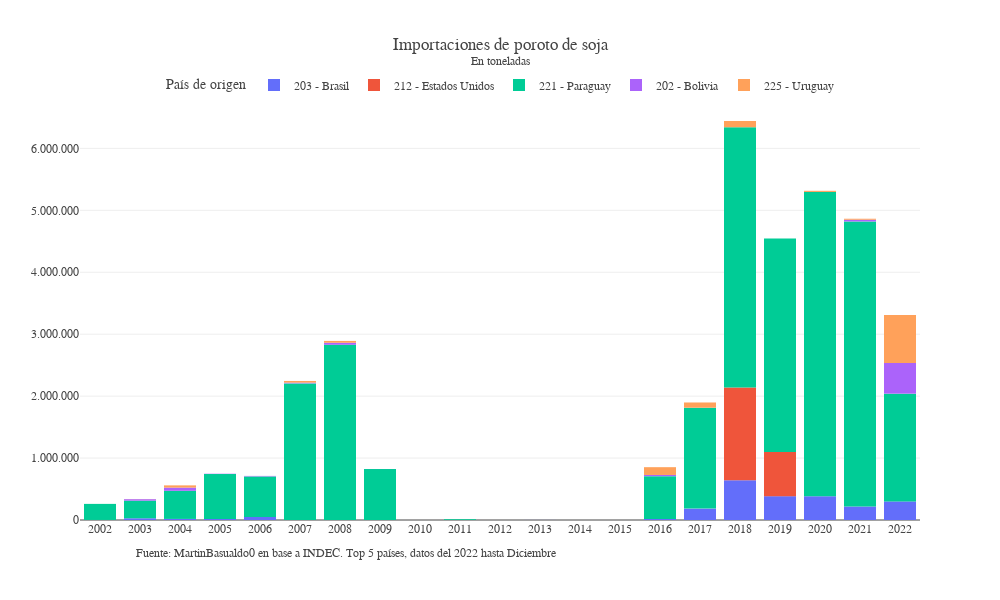

The cell this chart's notebook holds for it:
### Code cell
dic_meses={
    'Enero':1,
    'Febrero':2,
    'Marzo':3,
    'Abril':4,
    'Mayo':5,
    'Junio':6,
    'Julio':7,
    'Agosto':8,
    'Septiembre':9,
    'Octubre':10,
    'Noviembre':11,
    'Diciembre':12
}
dic_meses={v:k for k,v in dic_meses.items()}

def soja_plot(df=soja_desagregado, variable = "cif"):
    if variable == "cif":
        variable = "CIF(dol)"
        titulo = "millones de USD"
    elif variable == "pnet":
        variable = "pnet(kg)"
        titulo = "toneladas"
        
    año_final=df.año.iloc[-1]
    mes_final=df.mes.iloc[-1]
    try:
        top_5=(df.groupby('porg',as_index=False).sum()
        .sort_values('CIF(dol)',ascending=False)).porg[:5].to_list()
    except: 
        df.rename({"pporg":"porg"},axis=1,inplace=True)
        top_5=(df.groupby('porg',as_index=False).sum()
        .sort_values('CIF(dol)',ascending=False)).porg[:5].to_list()

    df=df[df.porg.isin(top_5)].reset_index(drop=True)
    df=df.groupby(['año','porg'],as_index=False).sum()
    df.rename({'porg':'País de origen'},axis=1,inplace=True)
    df["CIF(dol)"] = df["CIF(dol)"]/1000000
    df["pnet(kg)"] = df["pnet(kg)"]/1000
             
    ncm_cif=px.bar(df, x=df['año'].astype(str),y=df[variable],
    color="País de origen", title=f"Importaciones de poroto de soja<br><sup>En {titulo}</sup>")

    # ncm_cif.update_xaxes(showgrid=True, title_text="Mes", title_standoff=7)
    ncm_cif.update_yaxes(tickformat=',', title_text = "")
    ncm_cif.update_xaxes(title_text="")
    ncm_cif.update_layout(uniformtext_minsize=10, uniformtext_mode='hide')

    ncm_cif.update_layout(barmode='relative',separators=",.", font_family="Georgia", 
                                            #  margin ={'t': 0},
    height=600, width=1000, 
    xaxis = dict(tickmode = "linear"),
    template = 'none',
    # title_text=f"CIF importado de :<br>\"Poroto de soja\"<br><sup>En millones de dólares</sup>",
    legend = dict(yanchor="top",y=1.07, xanchor="left", x=0.1, orientation="h"))
    note = f'Fuente: MartinBasualdo0 en base a INDEC. Top 5 países, datos del {año_final} hasta {dic_meses[mes_final]}'
    ncm_cif.add_annotation(showarrow=False, text=note,font=dict(size=12), xref='paper', x=0.57, yref='paper', y=-0.1,
                                     xanchor='right', yanchor='auto', xshift=0, yshift=0,)
    return ncm_cif
soja_plot(variable="pnet")

# soja_desagregado

### Figure 1 — Plotly figure (JSON) as saved in the notebook; plotly's stock layout.template omitted (floating-point values rounded to 4 significant figures)
{"data": [{"alignmentgroup": "True", "hovertemplate": "País de origen=203 - Brasil<br>x=%{x}<br>pnet(kg)=%{y}<extra></extra>", "legendgroup": "203 - Brasil", "marker": {"color": "#636efa", "pattern": {"shape": ""}}, "name": "203 - Brasil", "offsetgroup": "203 - Brasil", "orientation": "v", "showlegend": true, "textposition": "auto", "type": "bar", "x": ["2002", "2003", "2004", "2005", "2006", "2007", "2008", "2009", "2013", "2014", "2016", "2017", "2018", "2019", "2020", "2021", "2022"], "xaxis": "x", "y": [712.2, 28100.0, 17430.0, 16930.0, 50100.0, 0.039, 14.08, 14.52, 818, 188, 17650.0, 183800.0, 643500.0, 384500.0, 383600.0, 218100.0, 299800.0], "yaxis": "y"}, {"alignmentgroup": "True", "hovertemplate": "País de origen=212 - Estados Unidos<br>x=%{x}<br>pnet(kg)=%{y}<extra></extra>", "legendgroup": "212 - Estados Unidos", "marker": {"color": "#EF553B", "pattern": {"shape": ""}}, "name": "212 - Estados Unidos", "offsetgroup": "212 - Estados Unidos", "orientation": "v", "showlegend": true, "textposition": "auto", "type": "bar", "x": ["2002", "2005", "2006", "2007", "2008", "2009", "2012", "2013", "2015", "2018", "2019"], "xaxis": "x", "y": [50.02, 0.0155, 0.0002, 0.03781, 5.577, 6e-05, 0.098, 0.001, 0.00453, 1495000.0, 712500.0], "yaxis": "y"}, {"alignmentgroup": "True", "hovertemplate": "País de origen=221 - Paraguay<br>x=%{x}<br>pnet(kg)=%{y}<extra></extra>", "legendgroup": "221 - Paraguay", "marker": {"color": "#00cc96", "pattern": {"shape": ""}}, "name": "221 - Paraguay", "offsetgroup": "221 - Paraguay", "orientation": "v", "showlegend": true, "textposition": "auto", "type": "bar", "x": ["2002", "2003", "2004", "2005", "2006", "2007", "2008", "2009", "2010", "2011", "2016", "2017", "2018", "2019", "2020", "2021", "2022"], "xaxis": "x", "y": [259400.0, 284500.0, 453700.0, 725100.0, 653900.0, 2206000.0, 2829000.0, 822400.0, 20, 12540.0, 689600.0, 1629000.0, 4203000.0, 3449000.0, 4913000.0, 4602000.0, 1740000.0], "yaxis": "y"}, {"alignmentgroup": "True", "hovertemplate": "País de origen=202 - Bolivia<br>x=%{x}<br>pnet(kg)=%{y}<extra></extra>", "legendgroup": "202 - Bolivia", "marker": {"color": "#ab63fa", "pattern": {"shape": ""}}, "name": "202 - Bolivia", "offsetgroup": "202 - Bolivia", "orientation": "v", "showlegend": true, "textposition": "auto", "type": "bar", "x": ["2003", "2004", "2005", "2006", "2007", "2008", "2009", "2016", "2021", "2022"], "xaxis": "x", "y": [23340.0, 51940.0, 5014.0, 7908.0, 12170.0, 33030.0, 876.1, 19860.0, 28070.0, 495100.0], "yaxis": "y"}, {"alignmentgroup": "True", "hovertemplate": "País de origen=225 - Uruguay<br>x=%{x}<br>pnet(kg)=%{y}<extra></extra>", "legendgroup": "225 - Uruguay", "marker": {"color": "#FFA15A", "pattern": {"shape": ""}}, "name": "225 - Uruguay", "offsetgroup": "225 - Uruguay", "orientation": "v", "showlegend": true, "textposition": "auto", "type": "bar", "x": ["2003", "2004", "2007", "2008", "2016", "2017", "2018", "2020", "2021", "2022"], "xaxis": "x", "y": [1501.0, 35990.0, 27000.0, 29590.0, 125600.0, 84100.0, 100700.0, 18260.0, 16050.0, 774800.0], "yaxis": "y"}], "layout": {"annotations": [{"font": {"size": 12}, "showarrow": false, "text": "Fuente: MartinBasualdo0 en base a INDEC. Top 5 países, datos del 2022 hasta Diciembre", "x": 0.57, "xanchor": "right", "xref": "paper", "xshift": 0, "y": -0.1, "yanchor": "auto", "yref": "paper", "yshift": 0}], "barmode": "relative", "font": {"family": "Georgia"}, "height": 600, "legend": {"orientation": "h", "title": {"text": "País de origen"}, "tracegroupgap": 0, "x": 0.1, "xanchor": "left", "y": 1.07, "yanchor": "top"}, "separators": ",.", "title": {"text": "Importaciones de poroto de soja<br><sup>En toneladas</sup>"}, "uniformtext": {"minsize": 10, "mode": "hide"}, "width": 1000, "xaxis": {"anchor": "y", "domain": [0, 1], "tickmode": "linear", "title": {"text": ""}}, "yaxis": {"anchor": "x", "domain": [0, 1], "tickformat": ",", "title": {"text": ""}}}}
